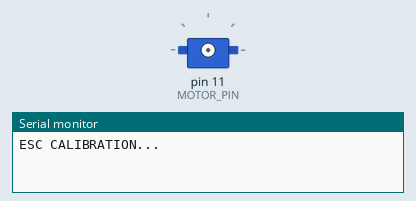
This sketch was run on a simulated Arduino Uno, built with avr-gcc and run on an emulated ATmega328P. On the bench: servo, the last lines printed to the serial monitor.

Above: at 0.1 s.
At 2.6 s:
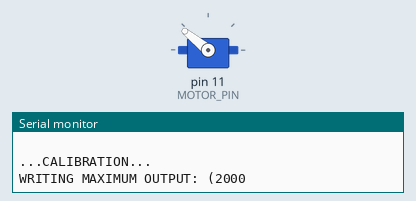
At 3.6 s:
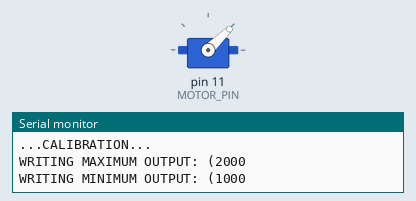
At 35.6 s:
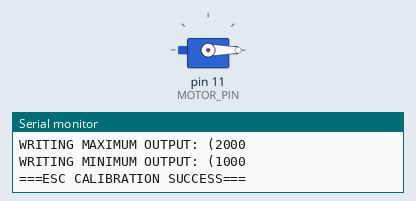
Timing chart, 0 to 37.1 s (numbered marks = the images above):
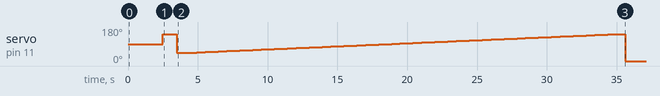

Measured:
- by itself, servo on pin 11 (MOTOR_PIN): 90° → 141° at 2.5 s, → 44° 1.0 s later, → 45° 1.1 s later, → 46° 0.33 s later, … (100 changes in this stretch)

The sketch:

motorEscTestOnFC.ino
```cpp
/*ESC calibration*/
#include <Servo.h>
#include <Arduino.h>

#define MAX_SIGNAL 2000
#define MIN_SIGNAL 1000
#define MOTOR_PIN 11
int DELAY = 1800;
Servo motor;

void setup() {
  Serial.begin(9600);
  Serial.println("ESC CALIBRATION...");
  Serial.println(" ");
  delay(1500);
  Serial.println("...CALIBRATION...");
  delay(1000);
  motor.attach(MOTOR_PIN);
  Serial.print("WRITING MAXIMUM OUTPUT: (");
  Serial.print(MAX_SIGNAL);
  Serial.print("\n");
  motor.writeMicroseconds(MAX_SIGNAL);
  delay(1000);  // Wait for the ESC to recognize the maximum signal
  Serial.println("\n");
  Serial.println("\n");
  Serial.print("WRITING MINIMUM OUTPUT: (");
  Serial.print(MIN_SIGNAL);
  Serial.print("\n");
  motor.writeMicroseconds(MIN_SIGNAL);
  delay(1000);  // Wait for the ESC to recognize the minimum signal
  Serial.println("===ESC CALIBRATION SUCCESS===");
  for (int pos = MIN_SIGNAL; pos <= MAX_SIGNAL; pos += 1) {
    motor.writeMicroseconds(pos);
    delay(30);
  }
}

void loop() {
  int szybkosc = Serial.parseInt();
  motor.writeMicroseconds(szybkosc);
}
```
